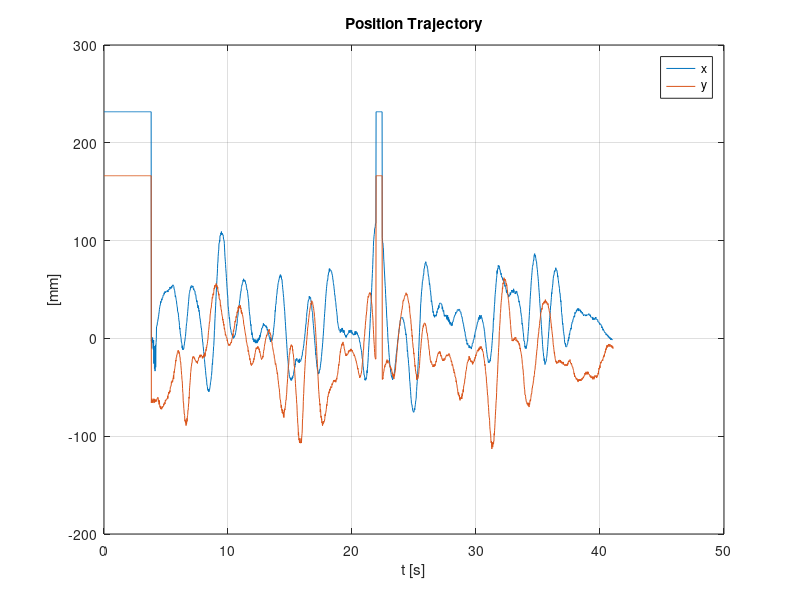
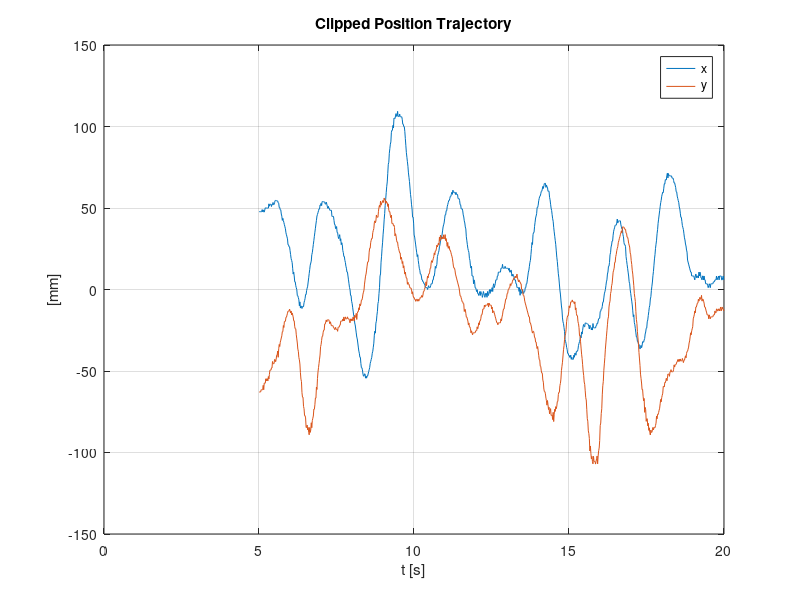
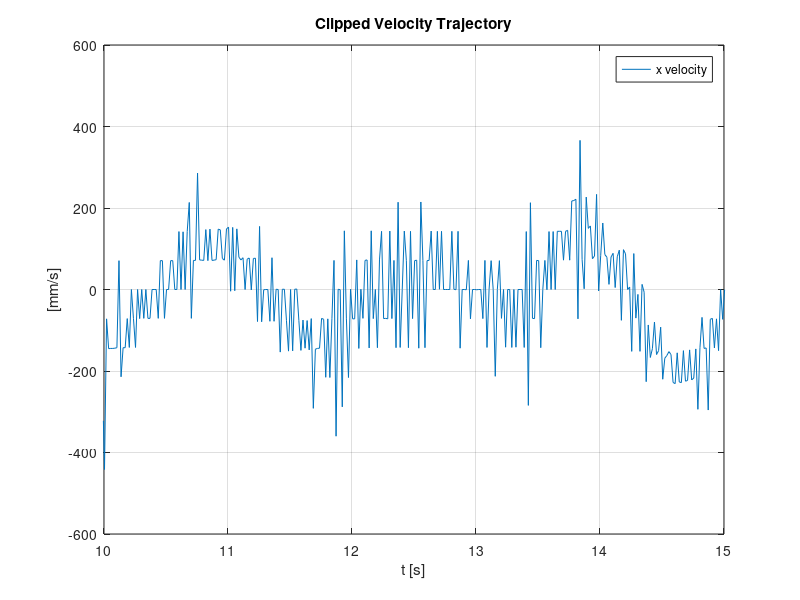
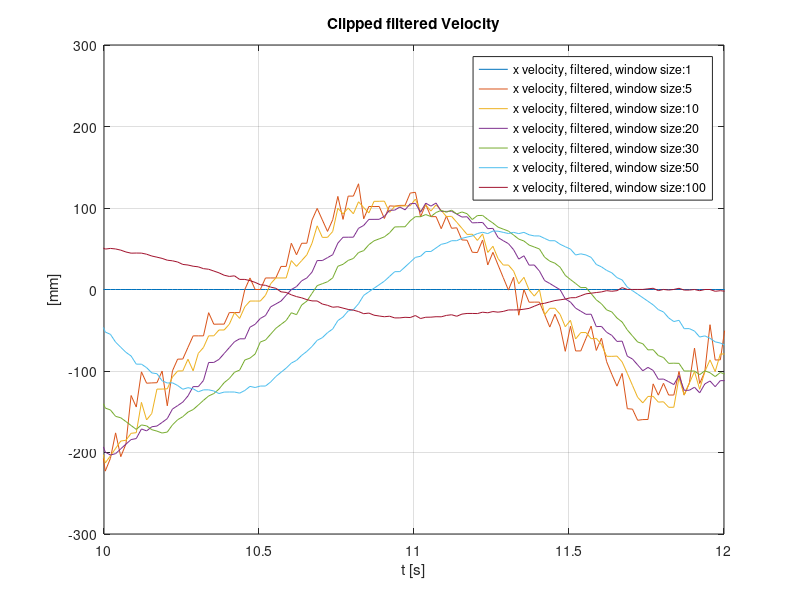

Here is the MATLAB script that generated these plots, in order:
%tabula rasa
clear,clf,close all

%import position data and size
A = importdata('pos_logfile.csv');
x_raw = A.data(:,1);
y_raw = A.data(:,2);
n = size(A.data,1);

%create time axis given sampling time
dt = 1 / 60; %s
t = linspace(0,n*dt,n);

%plot overview
figure('Name','Full Data Range')
plot(t,x_raw,t,y_raw);
title('Position Trajectory')
xlabel('t [s]')
ylabel('[mm]')
legend('x','y');
grid on

%choose interesting time range
t_start = 5; %s
t_end = 20; %s

%clip data to time range
i_start = find(t > t_start, 1, 'first' );
i_end = find(t < t_end, 1, 'last');
t = t(i_start:i_end);
x_raw = x_raw(i_start:i_end);
y_raw = y_raw(i_start:i_end);

%plot again
figure('Name','Clipped Range')
plot(t,x_raw,t,y_raw)
title('Clipped Position Trajectory')
xlabel('t [s]')
ylabel('[mm]')
legend('x','y');
grid on

%% Q1:
%TODO : Compute the x-velocity using the Euler backward method.
%Check out the Matlab function diff() and pay attention to the
%size of the output array. What would be a sensible value to use
%for the first value of the difference array?

x_velocity = (x_raw(2:end)-x_raw(1:end-1))/dt;

figure('Name','Clipped Range')
plot(t(2:end),x_velocity)
xlim([10 15])
title('Clipped Velocity Trajectory')
xlabel('t [s]')
ylabel('[mm/s]')
legend('x velocity');
grid on


%% Q2:
%TODO: Filter the position values using the moving average method.

%%Hint 1: Matlab provides the function movmean() for this, but make sure that
%you use it in the right way! The first example in the documentation is 
%not what you need, since our controller cannot see into the future. 

%Hint 2: finddelay(x,y) estimates the delay between two signals in frames.

window_size = [1 5 10 20 30 50 100];

figure('Name','Clipped Range')
for i = (1:length(window_size))
    x_filtered = movmean(x_raw, [window_size(i)-1 0]);
    x_filtered_velocity = (x_filtered(2:end)-x_filtered(1:end-1))/dt;
    plot(t(2:end),x_filtered_velocity)
    %legend(append('x_{velocity, filtered}, window size: ', string(window_size(i))));
    hold on
end
Legend = cell(length(window_size),1);
for i = (1:length(window_size))
    Legend{i}=strcat('x velocity, filtered, window size: ', num2str(window_size(i)));
end

legend(Legend)
xlim([10 12])
title('Clipped filtered Velocity')
xlabel('t [s]')
ylabel('[mm]')
grid on
hold off

